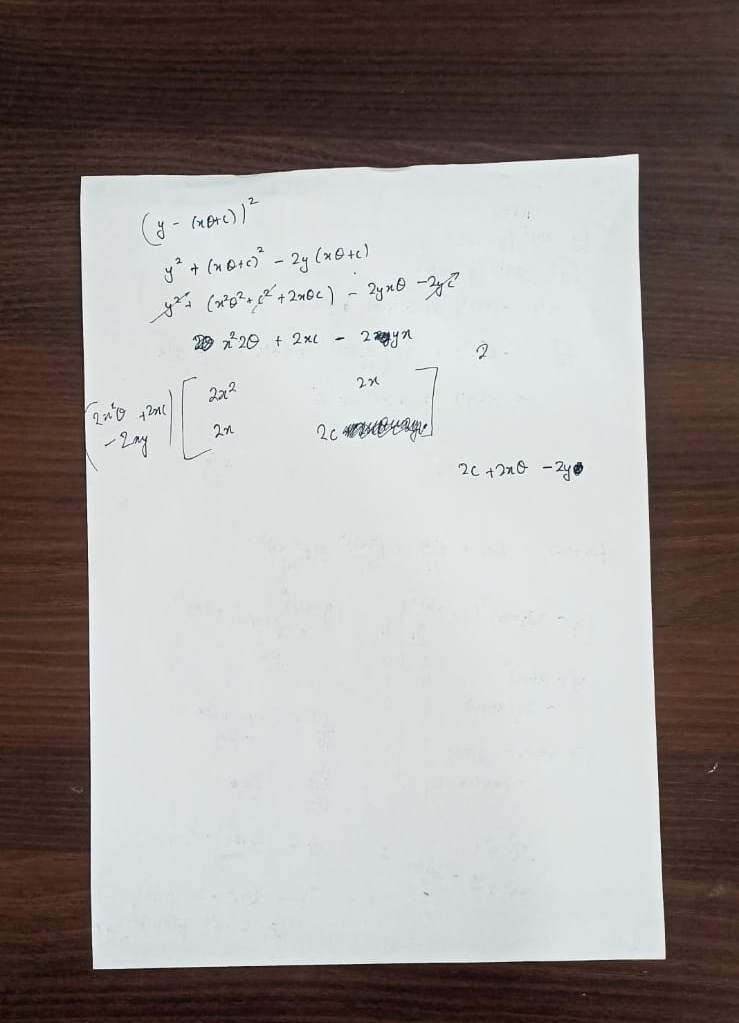
#> input picture scanner/img.jpeg, 739 x 1023 px
$ python scan.py
#> lines starting #> are read from the running program, lines starting #| are printed output that depends on the picture; after the words box and inside, x2 and y2 are one past the last pixel; in counts of white or black regions, pixels touching at a corner belong together
from imutils.perspective import four_point_transform
import cv2

green = (0, 255, 0)

image = cv2.imread("img.jpeg")
#> image is the input picture: shape (1023, 739, 3); mean B, G, R 146.1, 149.3, 154.1
# image = cv2.resize(image, (width, height))
orig_image = image.copy()

gray = cv2.cvtColor(image, cv2.COLOR_BGR2GRAY) # convert the image to gray scale
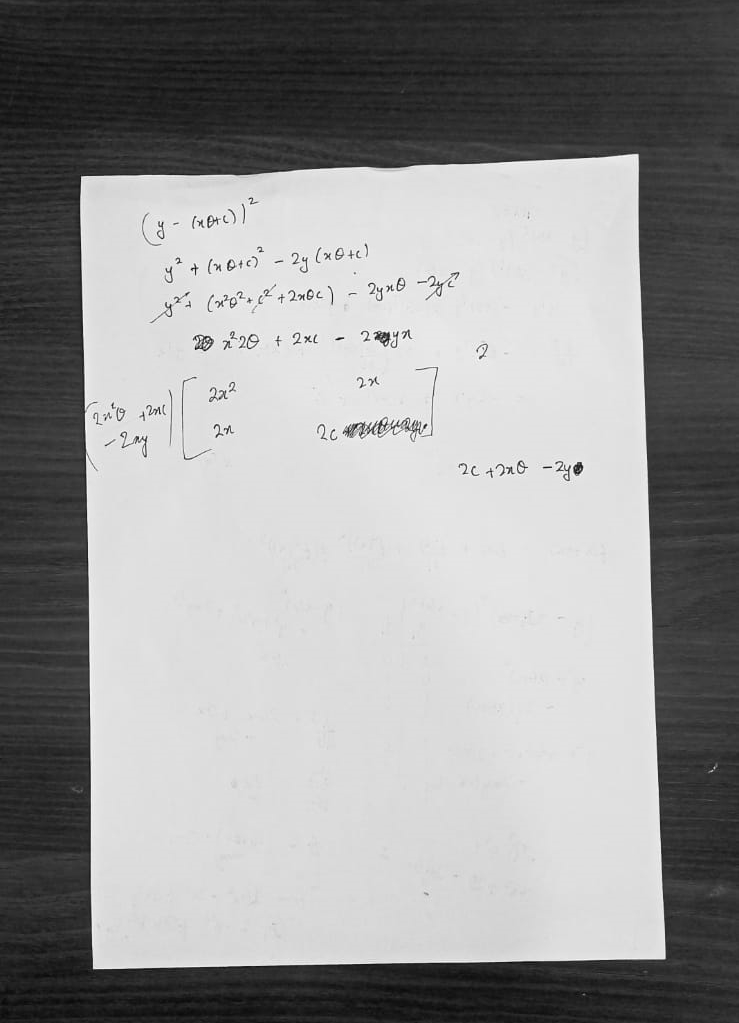
#> gray: shape (1023, 739); min 2, max 254, mean 150.4
blur = cv2.GaussianBlur(gray, (5, 5), 0) # Add Gaussian blur
edged = cv2.Canny(blur, 75, 200) # Apply the Canny algorithm to find the edges
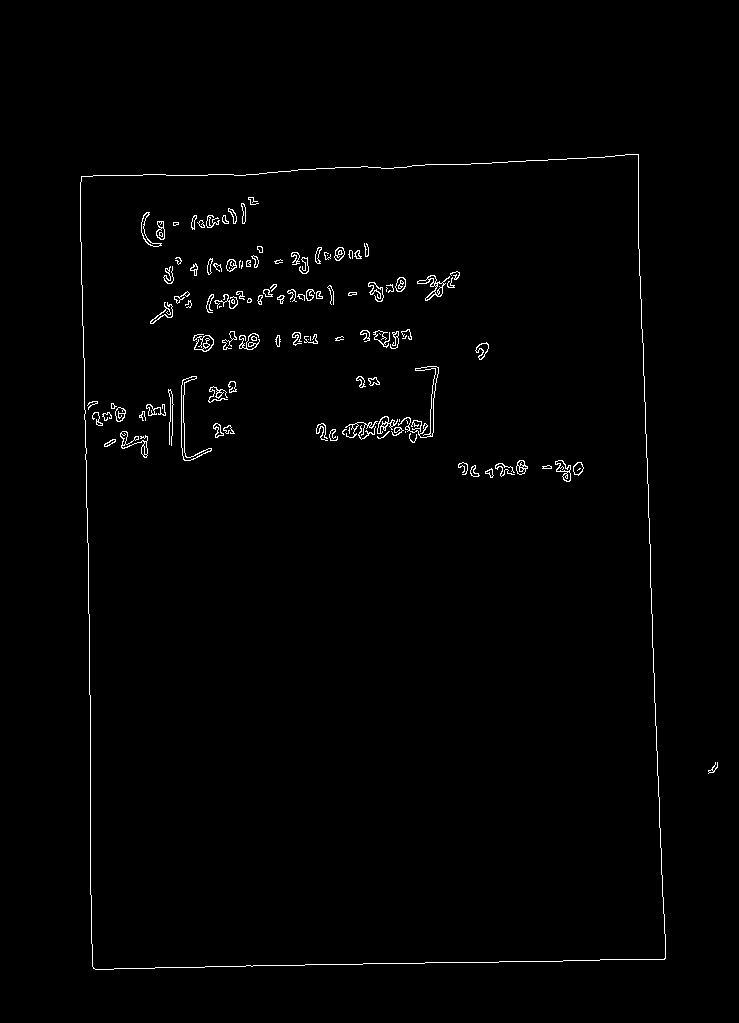
#> edged: shape (1023, 739); 1.1% white in thin lines or dots, all inside (x1, y1, x2, y2) = (80, 154, 718, 970)

contours, _ = cv2.findContours(edged, cv2.RETR_LIST, cv2.CHAIN_APPROX_SIMPLE)
#> contours = 224 contours, 114 with area under 20; largest, box (x1, y1, x2, y2) and area: (80, 154, 666, 970) 448764, (80, 154, 666, 970) 448760, (181, 376, 212, 461) 318, (181, 376, 212, 461) 296, (398, 366, 439, 438) 282
contours = sorted(contours, key=cv2.contourArea, reverse=True)

# Show the image and all the contours
cv2.imshow("Image", image)
cv2.drawContours(image, contours, -1, green, 3)
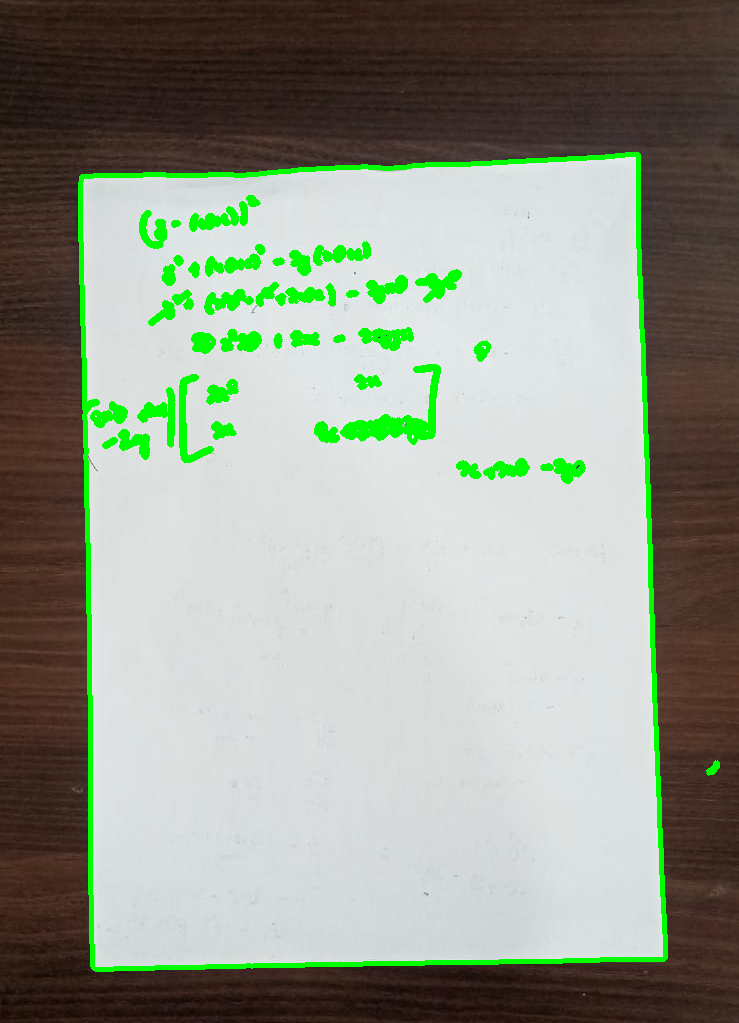
#> image: shape (1023, 739, 3); 4.32% of pixels changed, all inside (x1, y1, x2, y2) = (78, 152, 720, 972)
cv2.imshow("All contours", image)
# Show the image and the edges
cv2.imshow('Original image:', image)
cv2.imshow('Edged:', edged)

for contour in contours:
    peri = cv2.arcLength(contour, True)
    approx = cv2.approxPolyDP(contour, 0.05 * peri, True)
    if len(approx) == 4:
        doc_cnts = approx
        break
#> this loop made 1 pass
#> (peri, doc_cnts) on pass 1: (2761.9, [[638, 154], [81, 176], [93, 968], [665, 958]])
cv2.drawContours(orig_image, [doc_cnts], -1, green, 3)
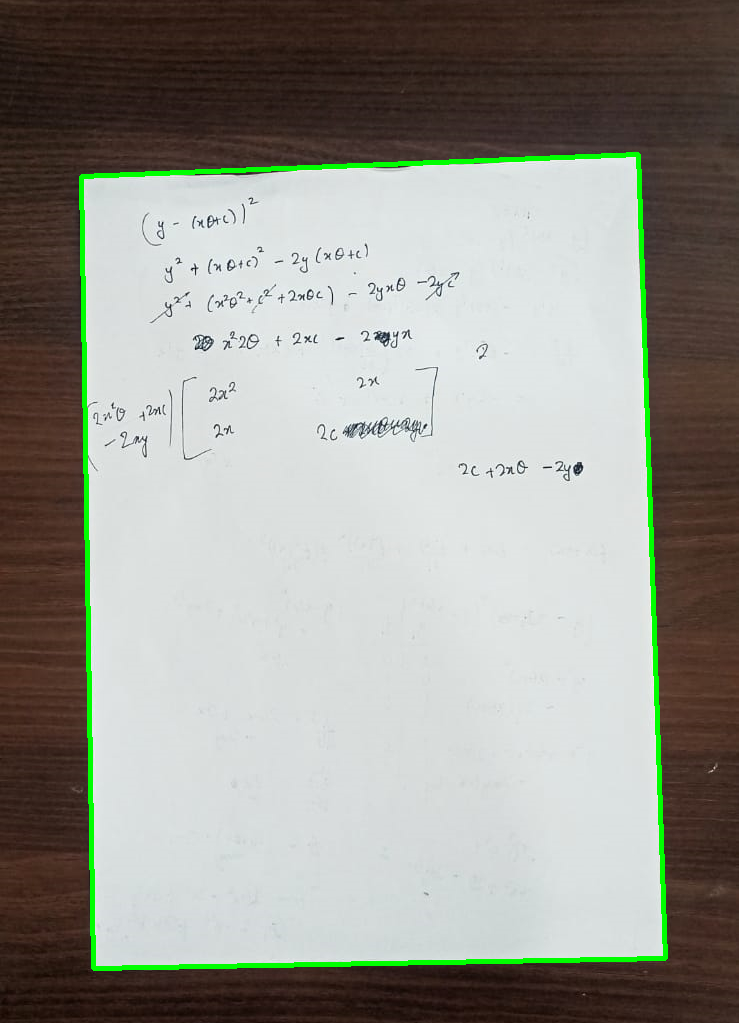
#> orig_image: shape (1023, 739, 3); 1.8% of pixels changed, all inside (x1, y1, x2, y2) = (79, 152, 668, 971)
cv2.imshow("Contours of the document", orig_image)
cv2.imwrite('outputs/contours.png', orig_image)
warped = four_point_transform(orig_image, doc_cnts.reshape(4, 2))
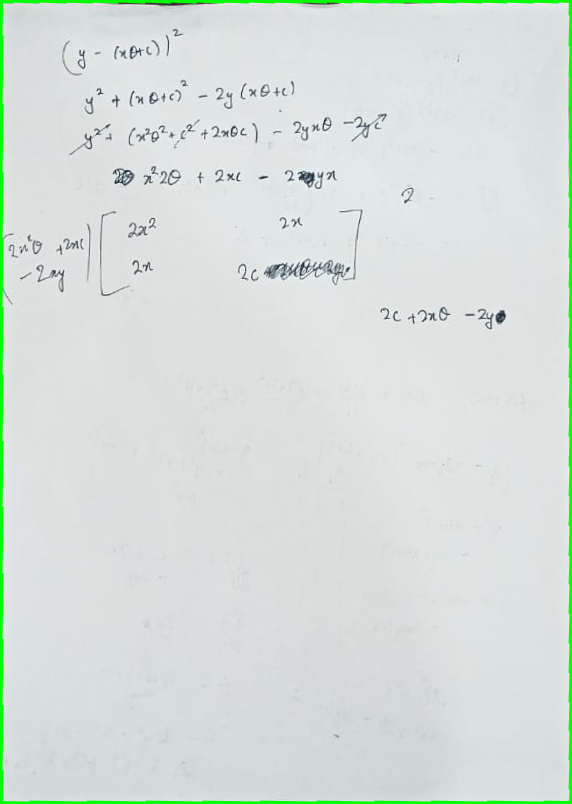
#> warped: shape (804, 572, 3); mean B, G, R 218.6, 223.4, 214
output = cv2.cvtColor(warped, cv2.COLOR_BGR2GRAY)

ret, output = cv2.threshold(output, 0, 255, cv2.THRESH_BINARY | cv2.THRESH_OTSU, dst=output)
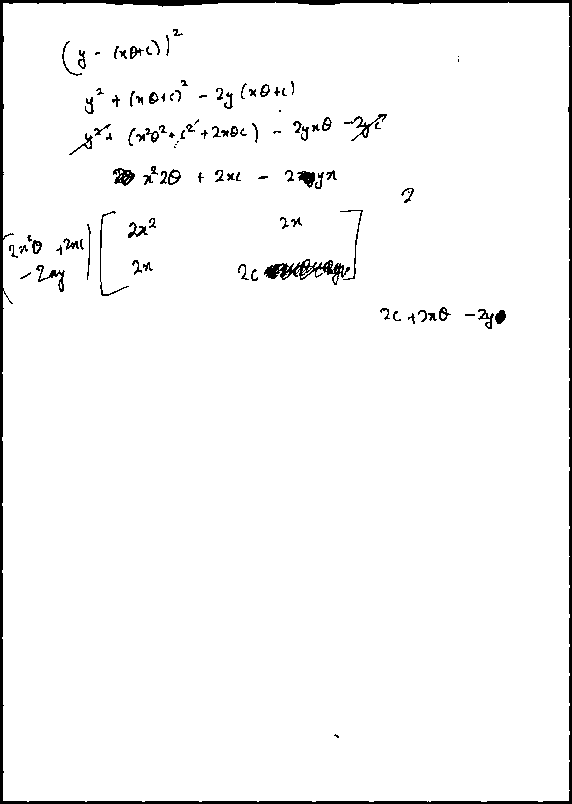
#> output: shape (804, 572); 96.9% white; 108 black regions (15 under 20 px), largest, box (x1, y1, x2, y2) and area: (0, 0, 572, 804) 8494, (264, 259, 350, 285) 796, (113, 168, 135, 186) 219
#> ret = 183

cv2.imwrite('outputs/output.png', output)
cv2.imshow("Scanned", output)

cv2.waitKey(0)
